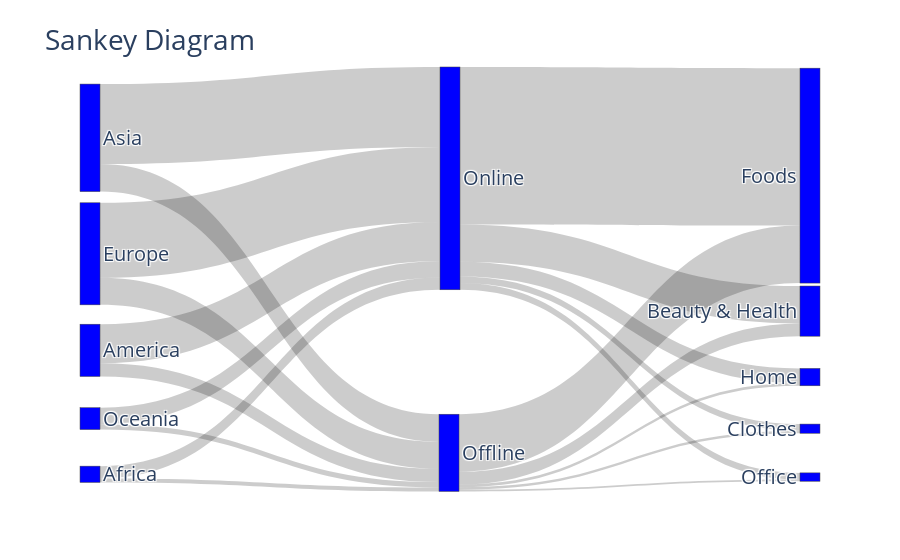

The code cell stored with this chart in its notebook:
### Code cell
# 생키 다이어그램 차트 그리기

A = go.Sankey(node = dict(label = labels, color = "blue", thickness = 20),
              link = dict(source = source,
                          target = target, 
                          value = values))

data = [A]
layout = go.Layout(title = 'Sankey Diagram', font_size = 20)
fig = go.Figure(data, layout)
fig.show()

### Figure 1 — Plotly figure (JSON) as saved in the notebook; plotly's stock layout.template omitted (floating-point values rounded to 4 significant figures)
{"data": [{"link": {"source": [0, 0, 1, 1, 2, 2, 3, 3, 4, 4, 5, 5, 5, 5, 5, 6, 6, 6, 6, 6], "target": [5, 6, 5, 6, 5, 6, 5, 6, 5, 6, 7, 8, 9, 10, 11, 7, 8, 9, 10, 11], "value": [4016000.0, 12340000.0, 13210000.0, 39310000.0, 27790000.0, 80290000.0, 27140000.0, 75430000.0, 5445000.0, 16520000.0, 12870000.0, 2482000.0, 57790000.0, 2771000.0, 1692000.0, 37550000.0, 6740000.0, 158200000.0, 14700000.0, 6709000.0]}, "node": {"color": "blue", "label": ["Africa", "America", "Asia", "Europe", "Oceania", "Offline", "Online", "Beauty & Health", "Clothes", "Foods", "Home", "Office"], "thickness": 20, "x": [0.01353, 0.01353, 0.01353, 0.01353, 0.01353, 0.4986, 0.5, 0.9865, 0.9865, 0.9865, 0.9865, 0.9865], "y": [0.9849, 0.6588, 0.09958, 0.4048, 0.8385, 0.9285, 0.2063, 0.5556, 0.8649, 0.199, 0.7292, 0.9923]}, "type": "sankey"}], "layout": {"autosize": true, "font": {"size": 20}, "title": {"text": "Sankey Diagram"}}}
